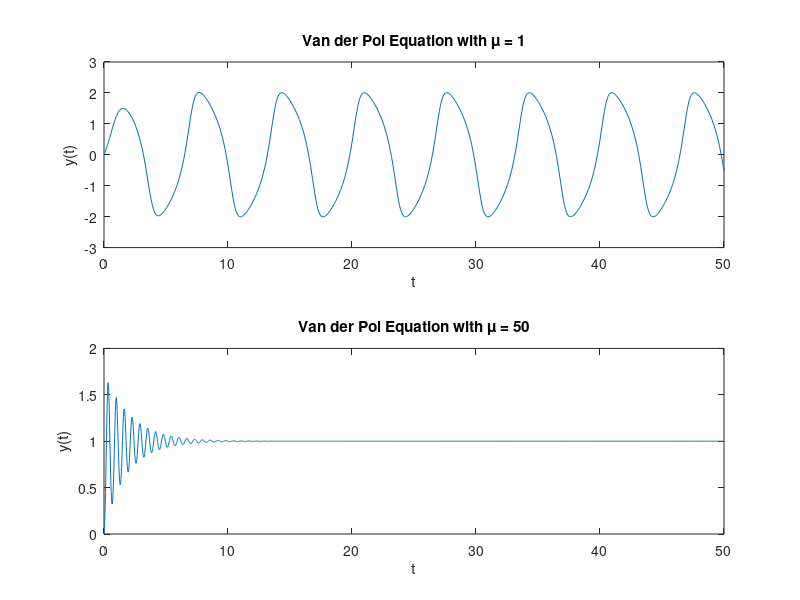

This chart was generated by the following MATLAB code:

subplot(2, 1, 1);

mu = 1; 

% 定义 Van der Pol 方程
f = @(t, y) [y(2); -y(1) + y(2) * mu * (1 - y(1)^2)];

% 设置初始条件
initial_condition = [0, 1];

% 求解数值解
[t, y] = ode45(f, [0, 50], initial_condition);

% 绘制数值解
plot(t, y(:, 1));
title('Van der Pol Equation with \mu = 1');
xlabel('t');
ylabel('y(t)');


subplot(2, 1, 2);

mu = 50;


f = @(t, y) [y(2); -y(2) + mu * (1 - y(1)^2)];

initial_condition = [0, 1];

[t, y] = ode45(f, [0, 50], initial_condition);

plot(t, y(:, 1));
title('Van der Pol Equation with \mu = 50');
xlabel('t');
ylabel('y(t)');
